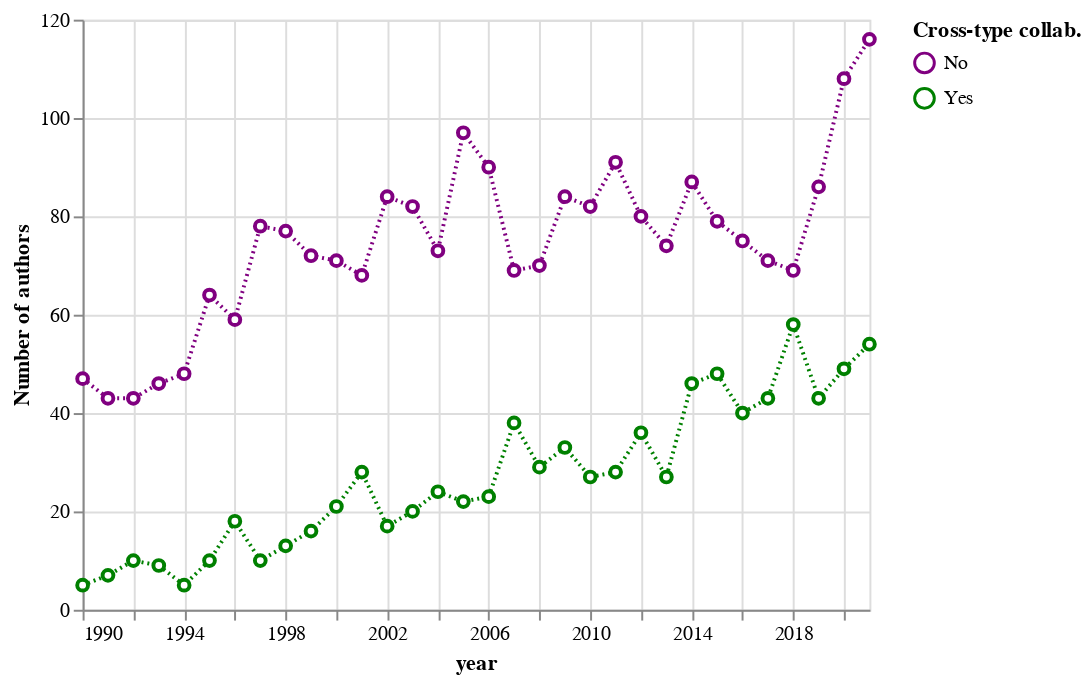

Source (notebook cell):
### Code cell
#         scale=alt.Scale(scheme='set1')
cross_type_count = alt.Chart(cross_type).mark_line(
    point={
      "filled": False,
      "fill": "white"
    },
    strokeDash=[1,2]
).encode(
    x = 'year',
    y = alt.Y(
        'count',
        title = 'Number of authors'
    ),
    color = alt.Color(
        'type',
        title = 'Cross-type collab.',
        sort = ['Yes', 'No'],
        scale=alt.Scale(domain=['No', 'Yes'],
                      range=['purple', 'green'])
    ),
)

cross_type_count

### Figure 1 — Vega-Lite specification as saved in the notebook (floating-point values rounded to 4 significant figures)
{"config": {"view": {"continuousWidth": 400, "continuousHeight": 300}}, "data": {"name": "data-9828840f8f199db131f1eea3ca3d2229"}, "mark": {"type": "line", "point": {"filled": false, "fill": "white"}, "strokeDash": [1, 2]}, "encoding": {"color": {"field": "type", "scale": {"domain": ["No", "Yes"], "range": ["purple", "green"]}, "sort": ["Yes", "No"], "title": "Cross-type collab.", "type": "nominal"}, "x": {"field": "year", "type": "temporal"}, "y": {"field": "count", "title": "Number of authors", "type": "quantitative"}}, "$schema": "https://vega.github.io/schema/vega-lite/v4.17.0.json", "datasets": {"data-9828840f8f199db131f1eea3ca3d2229": [{"year": "1990-01-01T00:00:00", "type": "No", "count": 47, "ratio": 0.9038}, {"year": "1990-01-01T00:00:00", "type": "Yes", "count": 5, "ratio": 0.09615}, {"year": "1991-01-01T00:00:00", "type": "No", "count": 43, "ratio": 0.86}, {"year": "1991-01-01T00:00:00", "type": "Yes", "count": 7, "ratio": 0.14}, {"year": "1992-01-01T00:00:00", "type": "No", "count": 43, "ratio": 0.8113}, {"year": "1992-01-01T00:00:00", "type": "Yes", "count": 10, "ratio": 0.1887}, {"year": "1993-01-01T00:00:00", "type": "No", "count": 46, "ratio": 0.8364}, {"year": "1993-01-01T00:00:00", "type": "Yes", "count": 9, "ratio": 0.1636}, {"year": "1994-01-01T00:00:00", "type": "No", "count": 48, "ratio": 0.9057}, {"year": "1994-01-01T00:00:00", "type": "Yes", "count": 5, "ratio": 0.09434}, {"year": "1995-01-01T00:00:00", "type": "No", "count": 64, "ratio": 0.8649}, {"year": "1995-01-01T00:00:00", "type": "Yes", "count": 10, "ratio": 0.1351}, {"year": "1996-01-01T00:00:00", "type": "No", "count": 59, "ratio": 0.7662}, {"year": "1996-01-01T00:00:00", "type": "Yes", "count": 18, "ratio": 0.2338}, {"year": "1997-01-01T00:00:00", "type": "No", "count": 78, "ratio": 0.8864}, {"year": "1997-01-01T00:00:00", "type": "Yes", "count": 10, "ratio": 0.1136}, {"year": "1998-01-01T00:00:00", "type": "No", "count": 77, "ratio": 0.8556}, {"year": "1998-01-01T00:00:00", "type": "Yes", "count": 13, "ratio": 0.1444}, {"year": "1999-01-01T00:00:00", "type": "No", "count": 72, "ratio": 0.8182}, {"year": "1999-01-01T00:00:00", "type": "Yes", "count": 16, "ratio": 0.1818}, {"year": "2000-01-01T00:00:00", "type": "No", "count": 71, "ratio": 0.7717}, {"year": "2000-01-01T00:00:00", "type": "Yes", "count": 21, "ratio": 0.2283}, {"year": "2001-01-01T00:00:00", "type": "No", "count": 68, "ratio": 0.7083}, {"year": "2001-01-01T00:00:00", "type": "Yes", "count": 28, "ratio": 0.2917}, {"year": "2002-01-01T00:00:00", "type": "No", "count": 84, "ratio": 0.8317}, {"year": "2002-01-01T00:00:00", "type": "Yes", "count": 17, "ratio": 0.1683}, {"year": "2003-01-01T00:00:00", "type": "No", "count": 82, "ratio": 0.8039}, {"year": "2003-01-01T00:00:00", "type": "Yes", "count": 20, "ratio": 0.1961}, {"year": "2004-01-01T00:00:00", "type": "No", "count": 73, "ratio": 0.7526}, {"year": "2004-01-01T00:00:00", "type": "Yes", "count": 24, "ratio": 0.2474}, {"year": "2005-01-01T00:00:00", "type": "No", "count": 97, "ratio": 0.8151}, {"year": "2005-01-01T00:00:00", "type": "Yes", "count": 22, "ratio": 0.1849}, {"year": "2006-01-01T00:00:00", "type": "No", "count": 90, "ratio": 0.7965}, {"year": "2006-01-01T00:00:00", "type": "Yes", "count": 23, "ratio": 0.2035}, {"year": "2007-01-01T00:00:00", "type": "No", "count": 69, "ratio": 0.6449}, {"year": "2007-01-01T00:00:00", "type": "Yes", "count": 38, "ratio": 0.3551}, {"year": "2008-01-01T00:00:00", "type": "No", "count": 70, "ratio": 0.7071}, {"year": "2008-01-01T00:00:00", "type": "Yes", "count": 29, "ratio": 0.2929}, {"year": "2009-01-01T00:00:00", "type": "No", "count": 84, "ratio": 0.7179}, {"year": "2009-01-01T00:00:00", "type": "Yes", "count": 33, "ratio": 0.2821}, {"year": "2010-01-01T00:00:00", "type": "No", "count": 82, "ratio": 0.7523}, {"year": "2010-01-01T00:00:00", "type": "Yes", "count": 27, "ratio": 0.2477}, {"year": "2011-01-01T00:00:00", "type": "No", "count": 91, "ratio": 0.7647}, {"year": "2011-01-01T00:00:00", "type": "Yes", "count": 28, "ratio": 0.2353}, {"year": "2012-01-01T00:00:00", "type": "No", "count": 80, "ratio": 0.6897}, {"year": "2012-01-01T00:00:00", "type": "Yes", "count": 36, "ratio": 0.3103}, {"year": "2013-01-01T00:00:00", "type": "No", "count": 74, "ratio": 0.7327}, {"year": "2013-01-01T00:00:00", "type": "Yes", "count": 27, "ratio": 0.2673}, {"year": "2014-01-01T00:00:00", "type": "No", "count": 87, "ratio": 0.6541}, {"year": "2014-01-01T00:00:00", "type": "Yes", "count": 46, "ratio": 0.3459}, {"year": "2015-01-01T00:00:00", "type": "No", "count": 79, "ratio": 0.622}, {"year": "2015-01-01T00:00:00", "type": "Yes", "count": 48, "ratio": 0.378}, {"year": "2016-01-01T00:00:00", "type": "No", "count": 75, "ratio": 0.6522}, {"year": "2016-01-01T00:00:00", "type": "Yes", "count": 40, "ratio": 0.3478}, {"year": "2017-01-01T00:00:00", "type": "No", "count": 71, "ratio": 0.6228}, {"year": "2017-01-01T00:00:00", "type": "Yes", "count": 43, "ratio": 0.3772}, {"year": "2018-01-01T00:00:00", "type": "No", "count": 69, "ratio": 0.5433}, {"year": "2018-01-01T00:00:00", "type": "Yes", "count": 58, "ratio": 0.4567}, {"year": "2019-01-01T00:00:00", "type": "No", "count": 86, "ratio": 0.6667}, {"year": "2019-01-01T00:00:00", "type": "Yes", "count": 43, "ratio": 0.3333}, {"year": "2020-01-01T00:00:00", "type": "No", "count": 108, "ratio": 0.6879}, {"year": "2020-01-01T00:00:00", "type": "Yes", "count": 49, "ratio": 0.3121}, {"year": "2021-01-01T00:00:00", "type": "No", "count": 116, "ratio": 0.6824}, {"year": "2021-01-01T00:00:00", "type": "Yes", "count": 54, "ratio": 0.3176}]}}
